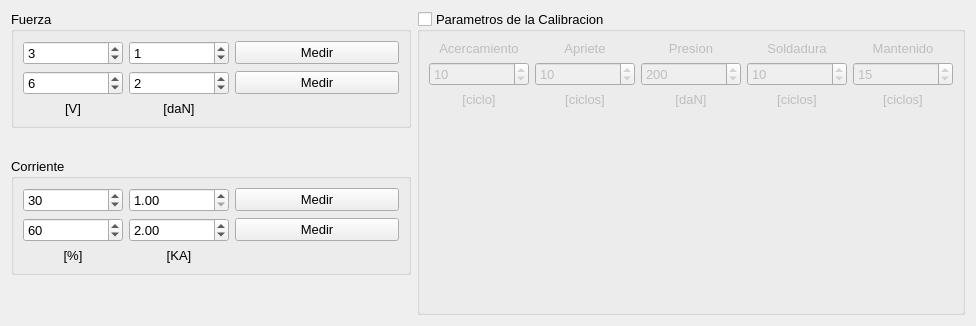
           <widget class="QWidget" name="tab_4">
            <attribute name="title">
             <string>Calibracion</string>
            </attribute>
            <layout class="QGridLayout" name="gridLayout_7">
             <item row="0" column="0">
              <layout class="QGridLayout" name="gridLayout_6" rowstretch="0,0,0,0" columnstretch="0">
               <property name="sizeConstraint">
                <enum>QLayout::SetMinimumSize</enum>
               </property>
               <property name="horizontalSpacing">
                <number>100</number>
               </property>
               <property name="verticalSpacing">
                <number>10</number>
               </property>
               <property name="rightMargin">
                <number>0</number>
               </property>
               <item row="2" column="0">
                <widget class="QGroupBox" name="groupBox">
                 <property name="minimumSize">
                  <size>
                   <width>400</width>
                   <height>0</height>
                  </size>
                 </property>
                 <property name="font">
                  <font>
                   <pointsize>10</pointsize>
                  </font>
                 </property>
                 <property name="title">
                  <string>Corriente</string>
                 </property>
                 <layout class="QGridLayout" name="gridLayout_8">
                  <item row="0" column="0">
                   <widget class="QSpinBox" name="caja_19">
                    <property name="minimumSize">
                     <size>
                      <width>100</width>
                      <height>0</height>
                     </size>
                    </property>
                    <property name="maximumSize">
                     <size>
                      <width>100</width>
                      <height>16777215</height>
                     </size>
                    </property>
                    <property name="minimum">
                     <number>1</number>
                    </property>
                    <property name="maximum">
                     <number>99</number>
                    </property>
                    <property name="value">
                     <number>30</number>
                    </property>
                   </widget>
                  </item>
                  <item row="0" column="1">
                   <widget class="QDoubleSpinBox" name="caja_22">
                    <property name="minimumSize">
                     <size>
                      <width>100</width>
                      <height>0</height>
                     </size>
                    </property>
                    <property name="maximumSize">
                     <size>
                      <width>100</width>
                      <height>16777215</height>
                     </size>
                    </property>
                    <property name="minimum">
                     <double>1.000000000000000</double>
                    </property>
                   </widget>
                  </item>
                  <item row="0" column="2">
                   <widget class="QPushButton" name="Medir_Corriente_1">
                    <property name="minimumSize">
                     <size>
                      <width>70</width>
                      <height>0</height>
                     </size>
                    </property>
                    <property name="maximumSize">
                     <size>
                      <width>16777215</width>
                      <height>16777215</height>
                     </size>
                    </property>
                    <property name="text">
                     <string>Medir</string>
                    </property>
                    <property name="icon">
                     <iconset>
                      <normaloff>Iconos/ic_medir.svg</normaloff>Iconos/ic_medir.svg</iconset>
                    </property>
                   </widget>
                  </item>
                  <item row="1" column="0">
                   <widget class="QSpinBox" name="caja_31">
                    <property name="minimumSize">
                     <size>
                      <width>100</width>
                      <height>0</height>
                     </size>
                    </property>
                    <property name="maximumSize">
                     <size>
                      <width>100</width>
                      <height>16777215</height>
                     </size>
                    </property>
                    <property name="minimum">
                     <number>1</number>
                    </property>
                    <property name="maximum">
                     <number>99</number>
                    </property>
                    <property name="value">
                     <number>60</number>
                    </property>
                   </widget>
                  </item>
                  <item row="1" column="1">
                   <widget class="QDoubleSpinBox" name="caja_32">
                    <property name="minimumSize">
                     <size>
                      <width>100</width>
                      <height>0</height>
                     </size>
                    </property>
                    <property name="maximumSize">
                     <size>
                      <width>100</width>
                      <height>16777215</height>
                     </size>
                    </property>
                    <property name="minimum">
                     <double>1.000000000000000</double>
                    </property>
                    <property name="value">
                     <double>2.000000000000000</double>
                    </property>
                   </widget>
                  </item>
                  <item row="1" column="2">
                   <widget class="QPushButton" name="Medir_Corriente_2">
                    <property name="minimumSize">
                     <size>
                      <width>70</width>
                      <height>0</height>
                     </size>
                    </property>
                    <property name="text">
                     <string>Medir</string>
                    </property>
                    <property name="icon">
                     <iconset>
                      <normaloff>Iconos/ic_medir.svg</normaloff>Iconos/ic_medir.svg</iconset>
                    </property>
                   </widget>
                  </item>
                  <item row="2" column="0">
                   <widget class="QLabel" name="label_4">
                    <property name="text">
                     <string>[%]</string>
                    </property>
                    <property name="alignment">
                     <set>Qt::AlignCenter</set>
                    </property>
                   </widget>
                  </item>
                  <item row="2" column="1">
                   <widget class="QLabel" name="label_5">
                    <property name="text">
                     <string>[KA]</string>
                    </property>
                    <property name="alignment">
                     <set>Qt::AlignCenter</set>
                    </property>
                   </widget>
                  </item>
                 </layout>
                </widget>
               </item>
               <item row="3" column="0">
                <spacer name="verticalSpacer_10">
                 <property name="orientation">
                  <enum>Qt::Vertical</enum>
                 </property>
                 <property name="sizeHint" stdset="0">
                  <size>
                   <width>20</width>
                   <height>40</height>
                  </size>
                 </property>
                </spacer>
               </item>
               <item row="1" column="0">
                <spacer name="verticalSpacer_2">
                 <property name="orientation">
                  <enum>Qt::Vertical</enum>
                 </property>
                 <property name="sizeType">
                  <enum>QSizePolicy::Preferred</enum>
                 </property>
                 <property name="sizeHint" stdset="0">
                  <size>
                   <width>20</width>
                   <height>20</height>
                  </size>
                 </property>
                </spacer>
               </item>
               <item row="0" column="0">
                <widget class="QGroupBox" name="groupBox_2">
                 <property name="sizePolicy">
                  <sizepolicy hsizetype="Preferred" vsizetype="Preferred">
                   <horstretch>0</horstretch>
                   <verstretch>0</verstretch>
                  </sizepolicy>
                 </property>
                 <property name="minimumSize">
                  <size>
                   <width>0</width>
                   <height>0</height>
                  </size>
                 </property>
                 <property name="maximumSize">
                  <size>
                   <width>400</width>
                   <height>16777215</height>
                  </size>
                 </property>
                 <property name="font">
                  <font>
                   <pointsize>10</pointsize>
                  </font>
                 </property>
                 <property name="title">
                  <string>Fuerza</string>
                 </property>
                 <layout class="QGridLayout" name="gridLayout_5">
                  <item row="0" column="0">
                   <widget class="QSpinBox" name="caja_20">
                    <property name="minimumSize">
                     <size>
                      <width>100</width>
                      <height>0</height>
                     </size>
                    </property>
                    <property name="maximumSize">
                     <size>
                      <width>100</width>
                      <height>16777215</height>
                     </size>
                    </property>
                    <property name="minimum">
                     <number>1</number>
                    </property>
                    <property name="maximum">
                     <number>10</number>
                    </property>
                    <property name="value">
                     <number>3</number>
                    </property>
                   </widget>
                  </item>
                  <item row="0" column="1">
                   <widget class="QSpinBox" name="caja_23">
                    <property name="minimumSize">
                     <size>
                      <width>100</width>
                      <height>0</height>
                     </size>
                    </property>
                    <property name="maximumSize">
                     <size>
                      <width>100</width>
                      <height>16777215</height>
                     </size>
                    </property>
                    <property name="maximum">
                     <number>9999</number>
                    </property>
                    <property name="value">
                     <number>1</number>
                    </property>
                   </widget>
                  </item>
                  <item row="0" column="2">
                   <widget class="QPushButton" name="Medir_Fuerza_1">
                    <property name="sizePolicy">
                     <sizepolicy hsizetype="Minimum" vsizetype="Fixed">
                      <horstretch>0</horstretch>
                      <verstretch>0</verstretch>
                     </sizepolicy>
                    </property>
                    <property name="minimumSize">
                     <size>
                      <width>70</width>
                      <height>0</height>
                     </size>
                    </property>
                    <property name="maximumSize">
                     <size>
                      <width>16777215</width>
                      <height>16777215</height>
                     </size>
                    </property>
                    <property name="autoFillBackground">
                     <bool>false</bool>
                    </property>
                    <property name="text">
                     <string>Medir</string>
                    </property>
                    <property name="icon">
                     <iconset>
                      <normaloff>Iconos/ic_medir.svg</normaloff>Iconos/ic_medir.svg</iconset>
                    </property>
                    <property name="checkable">
                     <bool>false</bool>
                    </property>
                    <property name="checked">
                     <bool>false</bool>
                    </property>
                    <property name="autoDefault">
                     <bool>false</bool>
                    </property>
                    <property name="default">
                     <bool>false</bool>
                    </property>
                    <property name="flat">
                     <bool>false</bool>
                    </property>
                   </widget>
                  </item>
                  <item row="1" column="0">
                   <widget class="QSpinBox" name="caja_21">
                    <property name="minimumSize">
                     <size>
                      <width>100</width>
                      <height>0</height>
                     </size>
                    </property>
                    <property name="maximumSize">
                     <size>
                      <width>100</width>
                      <height>16777215</height>
                     </size>
                    </property>
                    <property name="minimum">
                     <number>1</number>
                    </property>
                    <property name="maximum">
                     <number>10</number>
                    </property>
                    <property name="value">
                     <number>6</number>
                    </property>
                   </widget>
                  </item>
                  <item row="1" column="1">
                   <widget class="QSpinBox" name="caja_24">
                    <property name="minimumSize">
                     <size>
                      <width>100</width>
                      <height>0</height>
                     </size>
                    </property>
                    <property name="maximumSize">
                     <size>
                      <width>100</width>
                      <height>16777215</height>
                     </size>
                    </property>
                    <property name="maximum">
                     <number>9999</number>
                    </property>
                    <property name="value">
                     <number>2</number>
                    </property>
                   </widget>
                  </item>
                  <item row="1" column="2">
                   <widget class="QPushButton" name="Medir_Fuerza_2">
                    <property name="minimumSize">
                     <size>
                      <width>70</width>
                      <height>0</height>
                     </size>
                    </property>
                    <property name="maximumSize">
                     <size>
                      <width>16777215</width>
                      <height>16777215</height>
                     </size>
                    </property>
                    <property name="text">
                     <string>Medir</string>
                    </property>
                    <property name="icon">
                     <iconset>
                      <normaloff>Iconos/ic_medir.svg</normaloff>Iconos/ic_medir.svg</iconset>
                    </property>
                   </widget>
                  </item>
                  <item row="2" column="0">
                   <widget class="QLabel" name="label_6">
                    <property name="text">
                     <string>[V]</string>
                    </property>
                    <property name="alignment">
                     <set>Qt::AlignCenter</set>
                    </property>
                   </widget>
                  </item>
                  <item row="2" column="1">
                   <widget class="QLabel" name="label_7">
                    <property name="text">
                     <string>[daN]</string>
                    </property>
                    <property name="alignment">
                     <set>Qt::AlignCenter</set>
                    </property>
                   </widget>
                  </item>
                 </layout>
                </widget>
               </item>
              </layout>
             </item>
             <item row="0" column="1">
              <widget class="QGroupBox" name="groupBox_6">
               <property name="font">
                <font>
                 <pointsize>10</pointsize>
                </font>
               </property>
               <property name="title">
                <string>Parametros de la Calibracion</string>
               </property>
               <property name="checkable">
                <bool>true</bool>
               </property>
               <property name="checked">
                <bool>false</bool>
               </property>
               <layout class="QGridLayout" name="gridLayout_32">
                <item row="1" column="3">
                 <widget class="QSpinBox" name="caja_34">
                  <property name="minimumSize">
                   <size>
                    <width>100</width>
                    <height>0</height>
                   </size>
                  </property>
                  <property name="maximum">
                   <number>999</number>
                  </property>
                  <property name="value">
                   <number>200</number>
                  </property>
                 </widget>
                </item>
                <item row="1" column="2">
                 <widget class="QSpinBox" name="caja_33">
                  <property name="minimumSize">
                   <size>
                    <width>100</width>
                    <height>0</height>
                   </size>
                  </property>
                  <property name="maximum">
                   <number>999</number>
                  </property>
                  <property name="value">
                   <number>10</number>
                  </property>
                 </widget>
                </item>
                <item row="0" column="1">
                 <widget class="QLabel" name="label_52">
                  <property name="text">
                   <string>Acercamiento</string>
                  </property>
                  <property name="alignment">
                   <set>Qt::AlignCenter</set>
                  </property>
                 </widget>
                </item>
                <item row="1" column="1">
                 <widget class="QSpinBox" name="caja_17">
                  <property name="minimumSize">
                   <size>
                    <width>100</width>
                    <height>0</height>
                   </size>
                  </property>
                  <property name="maximum">
                   <number>999</number>
                  </property>
                  <property name="value">
                   <number>10</number>
                  </property>
                 </widget>
                </item>
                <item row="1" column="4">
                 <widget class="QSpinBox" name="caja_35">
                  <property name="minimumSize">
                   <size>
                    <width>100</width>
                    <height>0</height>
                   </size>
                  </property>
                  <property name="value">
                   <number>10</number>
                  </property>
                 </widget>
                </item>
                <item row="2" column="3">
                 <widget class="QLabel" name="label_58">
                  <property name="text">
                   <string>[daN]</string>
                  </property>
                  <property name="alignment">
                   <set>Qt::AlignCenter</set>
                  </property>
                 </widget>
                </item>
                <item row="2" column="1">
                 <widget class="QLabel" name="label_56">
                  <property name="text">
                   <string>[ciclo]</string>
                  </property>
                  <property name="alignment">
                   <set>Qt::AlignCenter</set>
                  </property>
                 </widget>
                </item>
                <item row="0" column="4">
                 <widget class="QLabel" name="label_55">
                  <property name="text">
                   <string>Soldadura</string>
                  </property>
                  <property name="alignment">
                   <set>Qt::AlignCenter</set>
                  </property>
                 </widget>
                </item>
                <item row="2" column="2">
                 <widget class="QLabel" name="label_57">
                  <property name="text">
                   <string>[ciclos]</string>
                  </property>
                  <property name="alignment">
                   <set>Qt::AlignCenter</set>
                  </property>
                 </widget>
                </item>
                <item row="2" column="5">
                 <widget class="QLabel" name="label_61">
                  <property name="text">
                   <string>[ciclos]</string>
                  </property>
                  <property name="alignment">
                   <set>Qt::AlignCenter</set>
                  </property>
                 </widget>
                </item>
                <item row="0" column="3">
                 <widget class="QLabel" name="label_54">
                  <property name="text">
                   <string>Presion</string>
                  </property>
                  <property name="alignment">
                   <set>Qt::AlignCenter</set>
                  </property>
                 </widget>
                </item>
                <item row="1" column="5">
                 <widget class="QSpinBox" name="caja_36">
                  <property name="minimumSize">
                   <size>
                    <width>100</width>
                    <height>0</height>
                   </size>
                  </property>
                  <property name="value">
                   <number>15</number>
                  </property>
                 </widget>
                </item>
                <item row="0" column="5">
                 <widget class="QLabel" name="label_60">
                  <property name="text">
                   <string>Mantenido</string>
                  </property>
                  <property name="alignment">
                   <set>Qt::AlignCenter</set>
                  </property>
                 </widget>
                </item>
                <item row="2" column="4">
                 <widget class="QLabel" name="label_59">
                  <property name="text">
                   <string>[ciclos]</string>
                  </property>
                  <property name="alignment">
                   <set>Qt::AlignCenter</set>
                  </property>
                 </widget>
                </item>
                <item row="0" column="2">
                 <widget class="QLabel" name="label_53">
                  <property name="text">
                   <string>Apriete</string>
                  </property>
                  <property name="alignment">
                   <set>Qt::AlignCenter</set>
                  </property>
                 </widget>
                </item>
                <item row="3" column="3">
                 <spacer name="verticalSpacer_25">
                  <property name="orientation">
                   <enum>Qt::Vertical</enum>
                  </property>
                  <property name="sizeHint" stdset="0">
                   <size>
                    <width>20</width>
                    <height>40</height>
                   </size>
                  </property>
                 </spacer>
                </item>
               </layout>
              </widget>
             </item>
            </layout>
           </widget>
